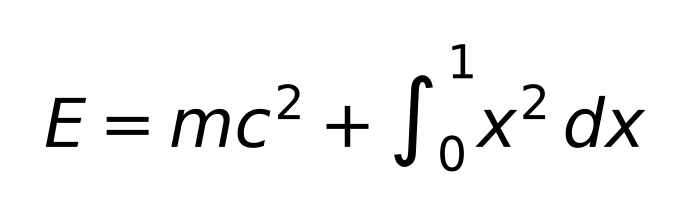
#> input picture src/texgrab/resources/sample_equation.png, 689 x 216 px
$ python -i matrix.py   (imports and definitions only)
#> lines starting #> are read from the running program, lines starting #| are printed output that depends on the picture; after the words box and inside, x2 and y2 are one past the last pixel; in counts of white or black regions, pixels touching at a corner belong together
"""Turn a fenced grid into a LaTeX matrix.

pix2tex reads one line. Its input is capped at about 192 pixels tall, so a
matrix is squashed and the row breaks disappear. A parenthesis or bracket on
both sides, with two or more stacked rows inside, is read cell by cell instead.
"""

from __future__ import annotations

from dataclasses import dataclass

import numpy as np
from PIL import Image


@dataclass(frozen=True)
class MatrixLayout:
    cells: list[list[Image.Image]]
    environment: str


# [15 lines left out: function fit_matrix, not called in this run]


def detect_matrix(image: Image.Image) -> MatrixLayout | None:
    mask = np.asarray(image.convert("L")) < 200
    if mask.ndim != 2 or int(mask.sum()) < 8:
        return None
    cropped, mask = _trim(image, mask)
    height, width = mask.shape
    if height < 24 or width < 24:
        return None

    # Fences run the full height, so row gaps only show up once they are removed.
    columns = _group(mask.any(axis=0), min_gap=max(2, int(width * 0.015)))
    if len(columns) < 3:
        return None
    if not _is_fence(mask, columns[0], height, width):
        return None
    if not _is_fence(mask, columns[-1], height, width):
        return None
    left_fence, right_fence = columns[0], columns[-1]
    interior = [
        (left, right)
        for left, right in columns[1:-1]
        if left >= left_fence[1] and right <= right_fence[0]
    ]
    if not interior:
        return None

    interior_mask = mask.copy()
    interior_mask[:, : left_fence[1]] = False
    interior_mask[:, right_fence[0] :] = False
    raw_rows = _group(interior_mask.any(axis=1), min_gap=1)
    interior_width = right_fence[0] - left_fence[1]
    rules = [
        band
        for band in raw_rows
        if _is_horizontal_rule(interior_mask, band, left_fence[1], right_fence[0])
    ]
    rule_set = set(rules)
    content_rows = _merge_diacritics([band for band in raw_rows if band not in rule_set])
    if len(content_rows) < 2:
        return None
    if len(interior) == 1 and rules:
        # A bar between two rows inside fences is a fraction, not a column vector.
        return None
    if interior_width < 8:
        return None

    cells: list[list[Image.Image]] = []
    for top, bottom in content_rows:
        row_cells = []
        for left, right in interior:
            row_cells.append(_pad(cropped.crop((left, top, right, bottom))))
        cells.append(row_cells)

    environment = _environment(
        cropped.crop((left_fence[0], 0, left_fence[1], height)),
        cropped.crop((right_fence[0], 0, right_fence[1], height)),
    )
    return MatrixLayout(cells=cells, environment=environment)


def _trim(image: Image.Image, mask: np.ndarray) -> tuple[Image.Image, np.ndarray]:
    ys = np.flatnonzero(mask.any(axis=1))
    xs = np.flatnonzero(mask.any(axis=0))
    top, bottom = int(ys[0]), int(ys[-1]) + 1
    left, right = int(xs[0]), int(xs[-1]) + 1
    rgb = image.convert("RGB")
    return rgb.crop((left, top, right, bottom)), mask[top:bottom, left:right]


def _group(flags: np.ndarray, min_gap: int) -> list[tuple[int, int]]:
    runs: list[tuple[int, int]] = []
    start = None
    for index, flag in enumerate(flags.tolist()):
        if flag and start is None:
            start = index
        elif not flag and start is not None:
            runs.append((start, index))
            start = None
    if start is not None:
        runs.append((start, len(flags)))
    if not runs:
        return []
    merged = [runs[0]]
    for run_start, run_end in runs[1:]:
        prev_start, prev_end = merged[-1]
        if run_start - prev_end <= min_gap:
            merged[-1] = (prev_start, run_end)
        else:
            merged.append((run_start, run_end))
    return merged


# [26 lines left out: functions _merge_diacritics, _is_horizontal_rule, not called in this run]


def _is_fence(mask: np.ndarray, band: tuple[int, int], height: int, width: int) -> bool:
    left, right = band
    if right - left > max(36, int(width * 0.22)):
        return False
    ys = np.flatnonzero(mask[:, left:right].any(axis=1))
    if len(ys) == 0:
        return False
    return int(ys[-1] - ys[0]) >= 0.6 * height


# [60 lines left out: functions _environment, _classify_fence, _pad, not called in this run]

>>> from PIL import Image
>>> picture = Image.open('../resources/sample_equation.png')
#> picture is the input picture: PIL image 689x216 RGBA; mean R, G, B, A 243.8, 243.8, 243.8, 255
>>> result = detect_matrix(picture)
#> in detect_matrix, `mask = np.asarray(image.convert("L")) < 200`:
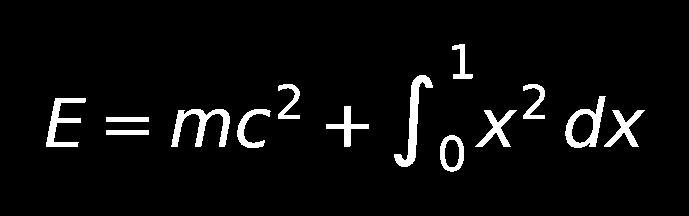
#> mask: shape (216, 689) bool; 4.8% white; 14 white regions, largest, box (x1, y1, x2, y2) and area: (394, 75, 433, 167) 946, (171, 109, 230, 147) 902, (565, 96, 606, 148) 770
#> in _trim, `ys = np.flatnonzero(mask.any(axis=1))`: ys = 128 values from 44 to 171
#> in _trim, `xs = np.flatnonzero(mask.any(axis=0))`: xs = 457 values from 46 to 644
#> in _trim, `top, bottom = int(ys[0]), int(ys[-1]) + 1`: top = 44; bottom = 172
#> in _trim, `left, right = int(xs[0]), int(xs[-1]) + 1`: left = 46; right = 645
#> in detect_matrix, `cropped, mask = _trim(image, mask)`:
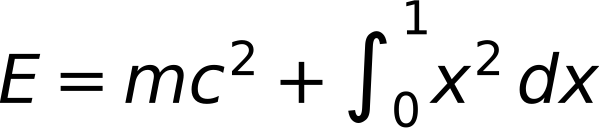
#> cropped: PIL image 599x128 RGB; min 0, max 255, mean 233.3
#> in detect_matrix, `cropped, mask = _trim(image, mask)`:
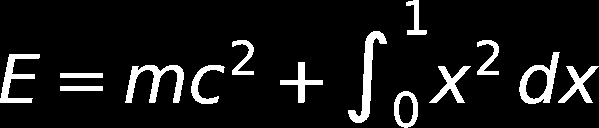
#> mask: shape (128, 599) bool; 9.2% white; 14 white regions, largest, box (x1, y1, x2, y2) and area: (348, 31, 387, 123) 946, (125, 65, 184, 103) 902, (519, 52, 560, 104) 770
#> the loop in _group, `for index, flag in enumerate(flags.tolist()):` made 599 passes
#> flag on passes 1 to 12: True, True, True, True, True, True, True, True, True, True, True, True
#> after the loop in _group, `for index, flag in enumerate(flags.tolist()):`: runs = [(0, 40), (60, 103), (125, 184), (191, 225), (232, 254), (280, 323), (348, 387), (394, 427), (429, 471), (477, 499)]; start = 519
#> in _group, `merged = [runs[0]]`: merged = [(0, 40)]
#> the loop in _group, `for run_start, run_end in runs[1:]:` made 10 passes
#> (run_start, run_end, prev_start, prev_end) on passes 1 to 10: (60, 103, 0, 40), (125, 184, 60, 103), (191, 225, 125, 184), (232, 254, 125, 225), (280, 323, 125, 254), (348, 387, 280, 323), (394, 427, 348, 387), (429, 471, 348, 427), (477, 499, 348, 471), (519, 599, 348, 499)
#> after the loop in _group, `for run_start, run_end in runs[1:]:`: merged = [(0, 40), (60, 103), (125, 254), (280, 323), (348, 499), (519, 599)]
#> in detect_matrix, `columns = _group(mask.any(axis=0), min_gap=max(2, int(width * 0.015)))`: columns has the same summary as merged in _group
#> in _is_fence, `ys = np.flatnonzero(mask[:, left:right].any(axis=1))`: ys = 49 values from 54 to 102
